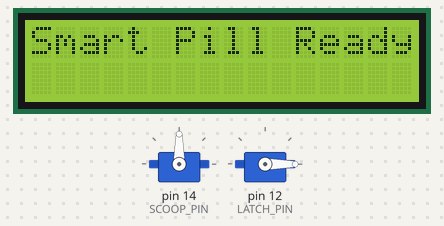
This sketch was run on a simulated Arduino Uno, built with avr-gcc and run on an emulated ATmega328P. Parts: 16×2 character LCD, 2 × servo. The local clock reads 2024-03-15 10:24:30 at power-on unless the sketch sets it.

Above: at 0.1 s.
At 2.2 s:
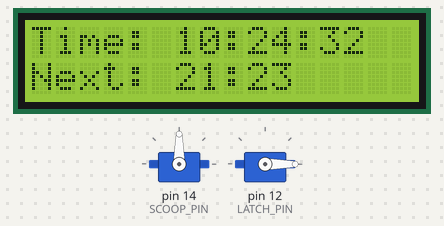
At 10.4 s:
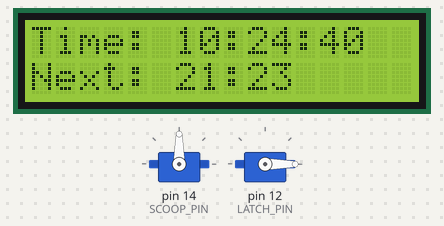
At 19.7 s:
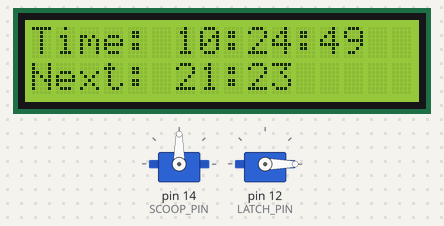
At 28.9 s:
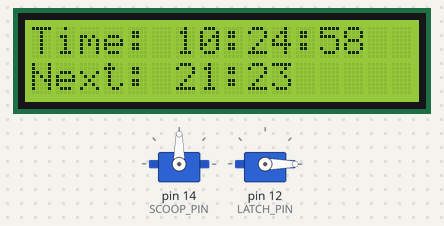
At 38.2 s:
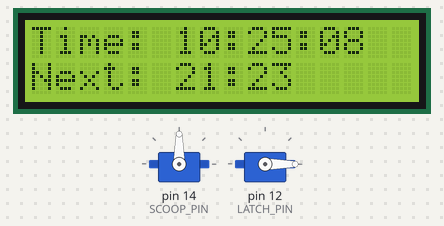

The sketch:

DEmo.ino
```cpp
#include <Wire.h>
#include <RTClib.h>
#include <LiquidCrystal_I2C.h>
#include <Servo.h>

RTC_DS3231 rtc;
LiquidCrystal_I2C lcd(0x27, 16, 2);

Servo scoopServo;
Servo latchServo;

// Servo pins
#define SCOOP_PIN  14   // D5
#define LATCH_PIN  12   // D6

// Latch positions
#define LATCH_LOCK_POS   0
#define LATCH_UNLOCK_POS 90

// Pill dispense time (24hr format)
int pillHour = 21;   // 2 PM
int pillMinute =23; // 35 minutes

// Scoop position
int scoopAngle = 60;

// To prevent multiple triggers in the same minute
bool alreadyDispensed = false;

void setup() {
  Serial.begin(9600);

  // Init LCD
  lcd.init();
  lcd.backlight();

  // Init RTC
  if (!rtc.begin()) {
    lcd.print("RTC not found!");
    while (1);
  }
  if (rtc.lostPower()) {
    lcd.clear();
    lcd.print("RTC lost power");
    // Set to compile time
    rtc.adjust(DateTime(F(__DATE__), F(__TIME__)));
  }

  // Attach servos
  scoopServo.attach(SCOOP_PIN);
  latchServo.attach(LATCH_PIN);
  latchServo.write(LATCH_LOCK_POS);

  lcd.clear();
  lcd.print("Smart Pill Ready");
  delay(2000);
}

void loop() {
  DateTime now = rtc.now();

  // Display time
  lcd.clear();
  lcd.setCursor(0, 0);
  lcd.print("Time: ");
  lcd.print(now.hour() < 10 ? "0" : ""); lcd.print(now.hour());
  lcd.print(":");
  lcd.print(now.minute() < 10 ? "0" : ""); lcd.print(now.minute());
  lcd.print(":");
  lcd.print(now.second() < 10 ? "0" : ""); lcd.print(now.second());

  lcd.setCursor(0, 1);
  lcd.print("Next: ");
  lcd.print(pillHour); lcd.print(":");
  if (pillMinute < 10) lcd.print("0");
  lcd.print(pillMinute);

  // Check if time matches
  if (now.hour() == pillHour && now.minute() == pillMinute) {
    if (!alreadyDispensed) {
      dispensePill();
      alreadyDispensed = true;
    }
  } else {
    alreadyDispensed = false; // Reset trigger when time moves away
  }

  delay(1000);
}

void dispensePill() {
  Serial.println("Dispensing pill...");

  // Move scoop
  scoopServo.write(scoopAngle);
  delay(1000);

  // Open latch
  latchServo.write(LATCH_UNLOCK_POS);
  delay(2000);

  // Close latch
  latchServo.write(LATCH_LOCK_POS);
}
```

Measured:
- what the display in image 1 shows lasts 1.0 s, from 2.1 s to 3.1 s
